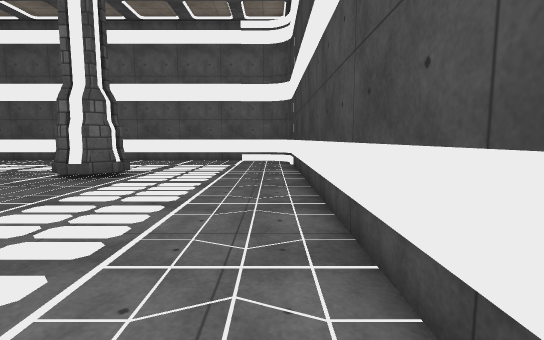
View 1 (above)

16 first-person views from a walk through a 3-D level made in the Unity game engine. The camera is 1.3 m above the floor, tilts 6° down and sees 85° across. The floor is counted in squares, 1 m on a side. Each view is taken from the middle of a square. On the plan, view 1 faces up. The plan holds only what a view shows up to about 14 squares ahead; the rest is blank. The player character is not drawn. Surface patterns are stand-ins for the level's own textures.

View 2
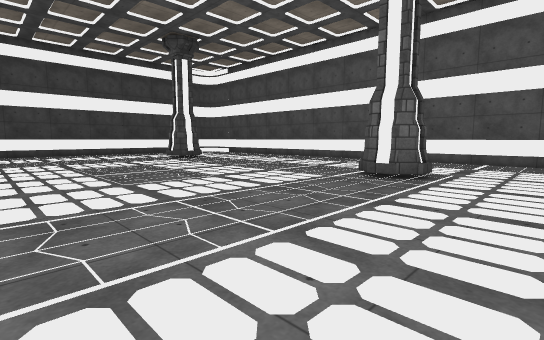

View 3
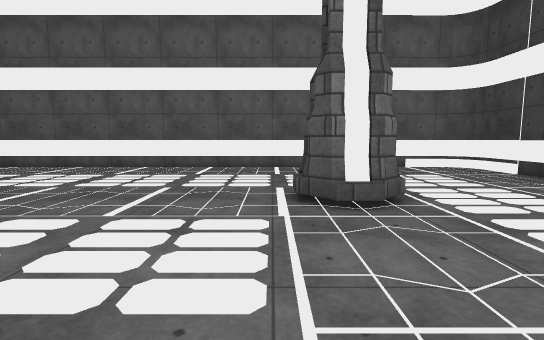

View 4
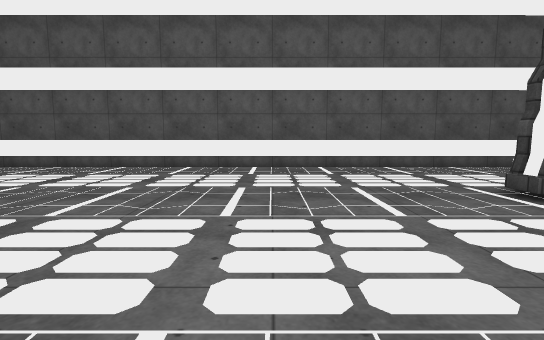

View 5
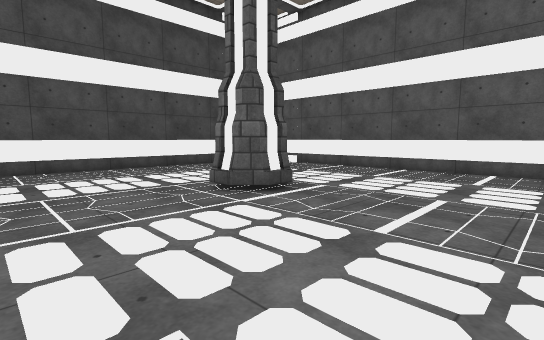

View 6
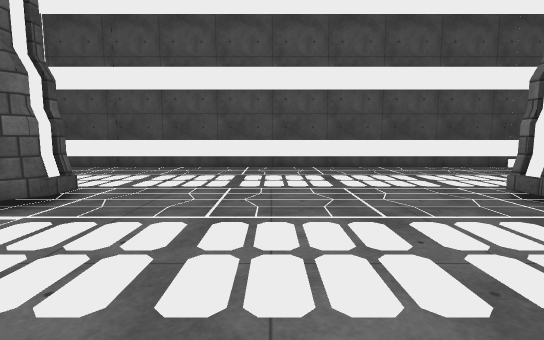

View 7
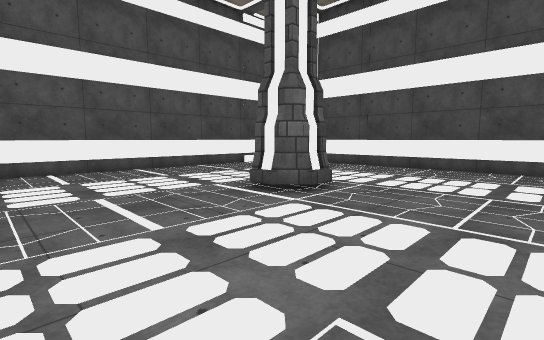

View 8
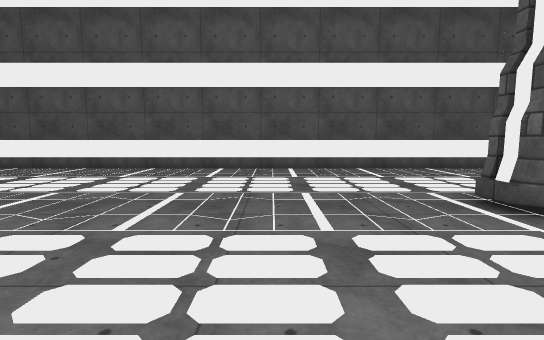

View 9
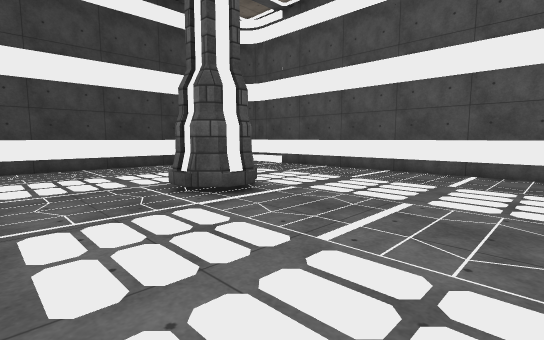

View 10
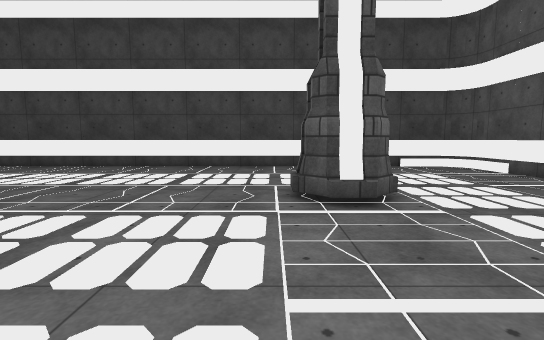

View 11
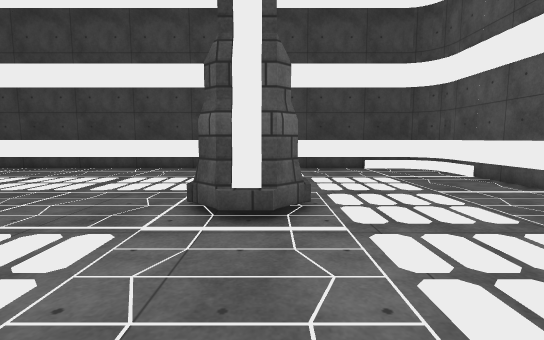

View 12
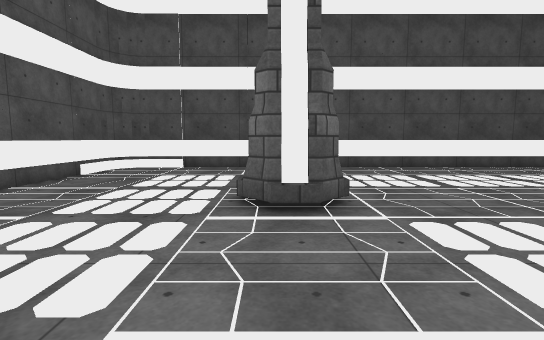

View 13
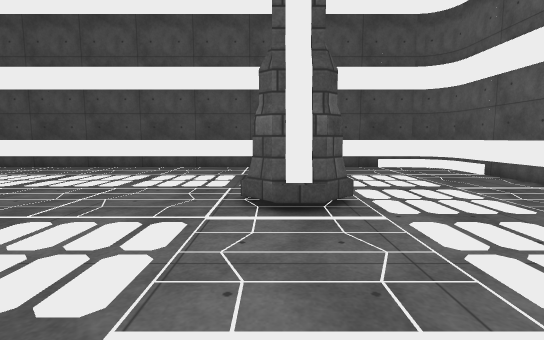

View 14
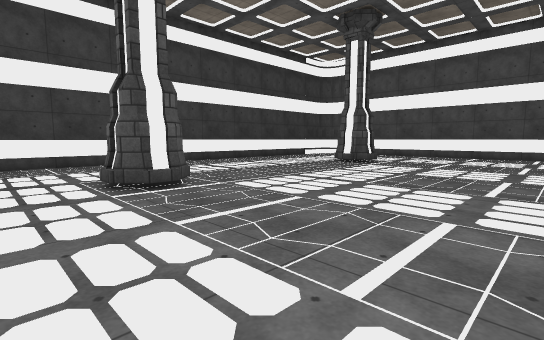

View 15
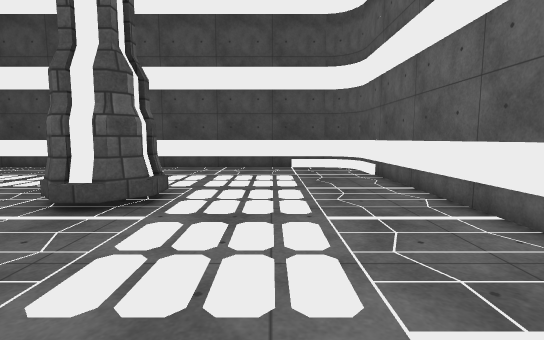

View 16
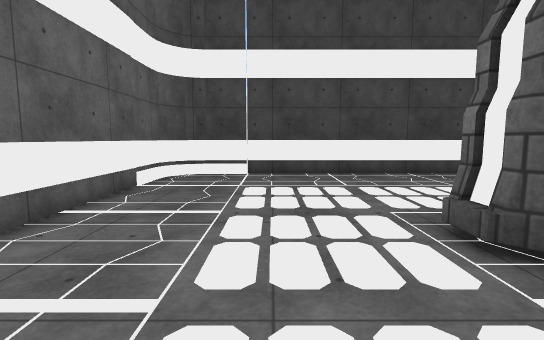

### Floor plan
Key: @ floor where view 1 was taken; # wall or solid block; . floor; P pillar.
Columns run from 29 left of view 1 to 1 right of it. Each row starts with its distance up from view 1.
 18  ##############################
 17 ##............................#
 16 #.............................#
 15 #.............................#
 14 #.............................#
 13 #.............................#
 12 #.............................#
 11 #......#PP............#P......#
 10 #......##P............##......#
  9 #.............................#
  8 #.............................#
  7 #.............................#
  6 #.............................#
  5 #.............................#
  4 #.............................#
  3 #.............................#
  2 #.............................#
  1 #.............................#
  0 #............................@#
 -1 #......#PP............PPP.....#
 -2 #..... ##P............# P.....#
 -3 #.............................#
 -4 #.............................#
 -5 #.............................#
 -6 #.............................#
 -7 #.............................#
 -8 #.............................#
 -9 ###############################

Where each view was taken, in squares from view 1:
view 1: 0 up, 0 right, facing up
view 2: 0 up, 2 left, facing up-left
view 3: 4 up, 8 left, facing up
view 4: 4 up, 13 left, facing up
view 5: 5 up, 15 left, facing up-left
view 6: 4 up, 15 left, facing left
view 7: 4 up, 15 left, facing down-left
view 8: 4 up, 16 left, facing down
view 9: 3 up, 13 left, facing down-right
view 10: 0 up, 13 left, facing right
view 11: 2 down, 12 left, facing right
view 12: 2 down, 15 left, facing left
view 13: 10 up, 15 left, facing left
view 14: 14 up, 15 left, facing down-right
view 15: 14 up, 15 left, facing left
view 16: 14 up, 10 left, facing right
